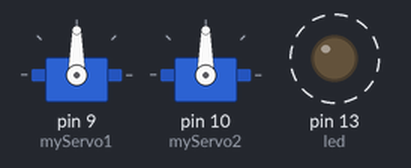
The sketch below on a simulated Arduino Uno, built with avr-gcc and run on an emulated ATmega328P. Parts: 2 × servo, output pins drawn as LEDs (lit = HIGH). Dashed ring = blinking.

Above: at 0.05 s.
Timing chart, 0 to 3.0 s (numbered marks = the images above):
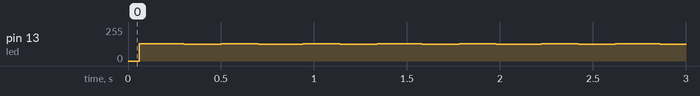

Measured:
- by itself, pin 13 (led): alternates 131/255 for 0.20 s and 124/255 for 0.20 s

The sketch:

concurrent_code.ino
```cpp
#include <Servo.h>

// Pin 13 has an LED connected on most Arduino boards.
// give it a name:
int led = 13;

Servo myServo1;  // create servo object to control a servo
                // a maximum of eight servo objects can be created
Servo myServo2;

boolean clockwise1 = true;
boolean clockwise2 = true;

boolean moveServoNextPosition(Servo servo, boolean clockwise){
  int pos = servo.read();
  if(clockwise){
     pos = pos + 1; // goes from 0 degrees to 180 degrees
                                      // in steps of 1 degre
     servo.write(pos);              // tell servo to go to position in variable 'pos'
     delay(5);                       // waits 15ms for the servo to reach the position
     if(pos == 180)
        clockwise = false;
  }else{
    pos = pos - 1;     // goes from 180 degrees to 0 degrees
    servo.write(pos);              // tell servo to go to position in variable 'pos'
    delay(5);                       // waits 15ms for the servo to reach the position
    if(pos == 0)
      clockwise = true;
  }
  return clockwise;
}


//............................................................................
void BSP_ledOff(void) {
    digitalWrite(led, LOW);    // turn the LED off by making the voltage LOW
    clockwise1 = moveServoNextPosition(myServo1, clockwise1);
}


//............................................................................
void BSP_ledOn(void) {
   digitalWrite(led, HIGH);   // turn the LED on (HIGH is the voltage level)
    clockwise2 = moveServoNextPosition(myServo2, clockwise2);
}


//............................................................................
void setup() {
   pinMode(led, OUTPUT);
    myServo1.attach(9);  // attaches the servo on pin 9 to the servo object
    myServo2.attach(10);
    // Serial.begin(9600);     // opens serial port, sets data rate to 9600 bps
}

void loop(){
  BSP_ledOn();
  BSP_ledOff();
}
```
